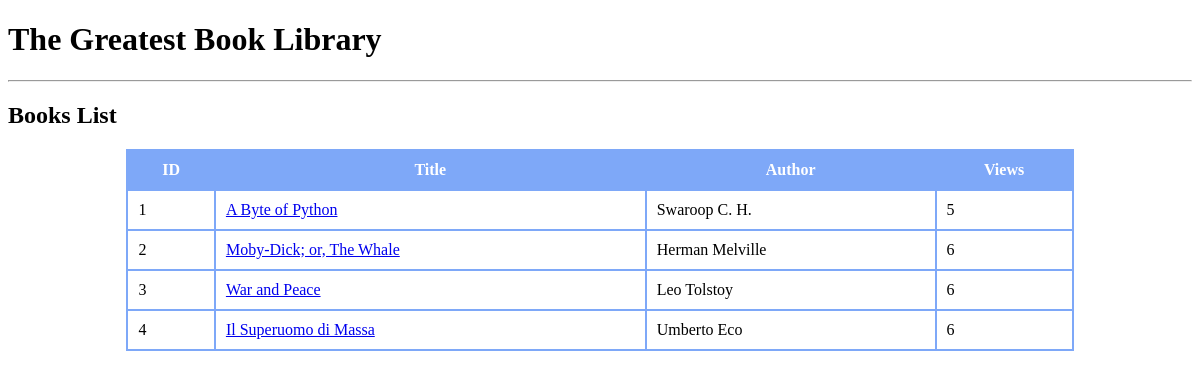
Before: /books with the older database file.
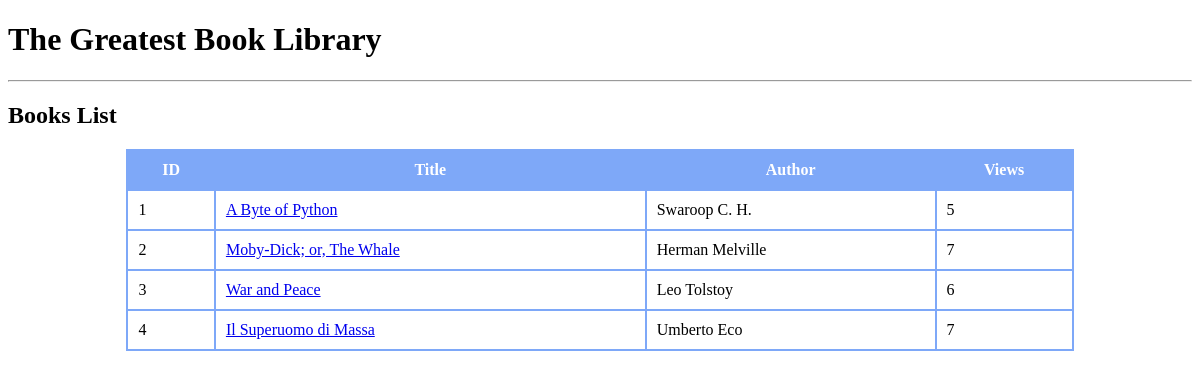
After: the same page with the newer database file.
### tables this page shows
CREATE TABLE `table_books` (
                    id INTEGER PRIMARY KEY AUTOINCREMENT, 
                    title TEXT, 
                    author TEXT
                , views INTEGER DEFAULT 0);

### routes.py (the view)
@app.route('/books')
def all_books():
    books = get_all_books()
    return render_template('index.html', books=books)

### models.py (called while the page is built)
def get_all_books() -> List[Book]:
    with sqlite3.connect('table_books.db') as conn:
        cursor: sqlite3.Cursor = conn.cursor()
        cursor.execute("SELECT * FROM table_books")
        return [Book(*row) for row in cursor.fetchall()]

### templates/index.html
{% extends "base.html" %}
{% block content %}
<h2>Books List</h2>
{% if books %}
    <table class="customTable">
        <thead>
            <tr>
                <th>ID</th>
                <th>Title</th>
                <th>Author</th>
                <th>Views</th>
            </tr>
        </thead>
        <tbody>
        {% for book in books %}
            <tr>
                <td>{{ book.id }}</td>
                <td><a href="/books/{{ book.id }}">{{ book.title }}</a></td>
                <td>{{ book.author }}</td>
                <td>{{ book.views }}</td>
            </tr>
        {% endfor %}
        </tbody>
    </table>
{% else %}
    <p>No books available at the moment.</p>
{% endif %}
{% endblock %}

### templates/base.html (shortened to what this page needs)
<!DOCTYPE html>
<html>
<head>
    <link rel="stylesheet" type="text/css" href="{{ url_for('static', filename='style.css') }}">
</head>
<body>
    <h1>The Greatest Book Library</h1>
    <hr>
    <div class="content">
        {% block content %}{% endblock %}
    </div>
</body>
</html>

### static/style.css (style rules this page uses)
table.customTable { width: 80%; margin: 20px auto; background-color: #fff; border-collapse: collapse; border: 2px solid #7ea8f8; color: #000; }
table.customTable th, table.customTable td { border: 2px solid #7ea8f8; padding: 10px; }
table.customTable thead { background-color: #7ea8f8; color: white; }

Changed rows visible on the page:
changed table_books "Moby-Dick; or, The Whale": views "6" → "7"
changed table_books "Il Superuomo di Massa": views "6" → "7"
